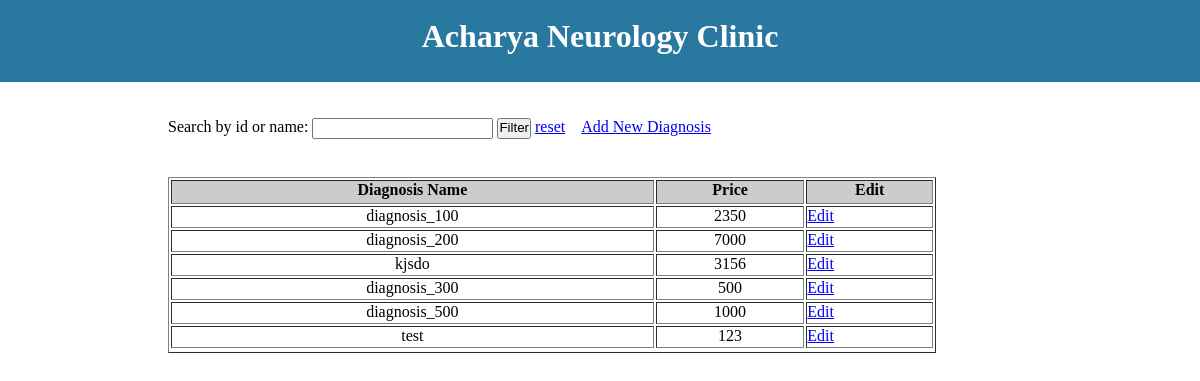
The page /diagnosis_view.php on the database its author committed.
### tables this page shows
CREATE TABLE IF NOT EXISTS `avail_diagnosis` (
  `d_id` int(10) NOT NULL COMMENT 'diagnosis id',
  `d_name` varchar(20) NOT NULL,
  `price` int(10) NOT NULL COMMENT 'cost',
  `remarks` varchar(100) NOT NULL
);

### config.php (called while the page is built, shortened)
<?php
$SETTINGS["hostname"]='localhost';
$SETTINGS["mysql_user"]='root';
$SETTINGS["mysql_pass"]='';
$SETTINGS["mysql_database"]='acharya';
$SETTINGS["data_table"]='patient';
$SETTINGS["emp_table"]='employee';
$SETTINGS["t_table"]='avail_treatment';
$SETTINGS["d_table"]='avail_diagnosis';
?>

### diagnosis_view.php (the view, shortened to what this page needs)
<?php
include("config.php");
?>
<!DOCTYPE html PUBLIC "-//W3C//DTD XHTML 1.0 Transitional//EN" "http://www.w3.org/TR/xhtml1/DTD/xhtml1-transitional.dtd">
<html xmlns="http://www.w3.org/1999/xhtml">
<head>
<link rel="stylesheet" type="text/css" href="layout.css">
   <link rel="stylesheet" href="styles.css">
</head>
<body>
<div class="blended_grid">
<div class="pageHeader" style="color:#FFFFFF">
<br>
<center><h1>Acharya Neurology Clinic</h1></center>
</div>
<div class="pageLeftMenu">
</div>
<div class="pageContent">
<br />
<form id="form1" name="form1" method="post" action="">
 &nbsp; <br /><label>Search by id or name:</label>
<input type="text" name="string" id="string" value="<?php echo stripcslashes($_REQUEST["string"]); ?>" />
<input type="submit" name="button" id="button" value="Filter" />
  <a href="diagnosis_view.php">
  reset</a>
  &nbsp;&nbsp;&nbsp;<a href="avail_diagnosis.php">Add New Diagnosis</a>
</form>
<br /><br />
<table border="1" cellspacing="2" width="80%" cellpadding="8">
  <tr>
    <td width="120" bgcolor="#CCCCCC"><strong><center>Diagnosis Name</center></strong></td>
    <td width="30" bgcolor="#CCCCCC"><strong><center>Price</center></strong></td>
    <td width="30" bgcolor="#CCCCCC"><strong><center>Edit</center></strong></td>
  </tr>
<?php
if ($_REQUEST["d_id"]<>'' and $_REQUEST["d_name"]<>'') {
	$sql = "SELECT * FROM ".$SETTINGS["d_table"]." WHERE d_id >= '".mysql_real_escape_string($_REQUEST["d_id"])."' AND d_name <= '".mysql_real_escape_string($_REQUEST["d_name"])."'".$search_string;
}
else {
	$sql = "SELECT * FROM ".$SETTINGS["d_table"]." WHERE d_id > 0".$search_string;
}
$sql_result = mysql_query ($sql, $connection ) or die ('request "Could not execute SQL query" '.$sql);
if (mysql_num_rows($sql_result)>0) {
	while ($row = mysql_fetch_assoc($sql_result)) {
?>
  <tr>
    <td align="center"><?php echo $row["d_name"]; ?></td>
    <td align="center"><?php echo $row["price"]; ?></td>
   <?php echo "<td><a href='diagnosis_edit.php?d_id=".$row['d_id']."'>Edit</a></td>"; ?>
  </tr>
<?php
	}
} else {
?>
<tr><td colspan="2">No results found.</td>
<?php
}
?>
</table>
</div>
</div>
</body>
</html>

### layout.css (style rules this page uses)
* { padding : 0px 0px 2px 0px; margin : 0; border : 2; }
.blended_grid { display : block; width : 100%; overflow : auto; margin : auto 0 auto; }
.pageHeader { background-color : rgba(0, 95, 141, 0.84); float : left; clear : none; height : 80px; width : 100%; }
.pageLeftMenu { float : left; clear : none; height : 100%; width : 14%; }
.pageContent { clear : none; height : 100%; width : 80%; float:left; }

### rows shown on the page
avail_diagnosis: d_name "diagnosis_100", price "2350"
avail_diagnosis: d_name "diagnosis_200", price "7000"
avail_diagnosis: d_name "kjsdo", price "3156"
avail_diagnosis: d_name "diagnosis_300", price "500"
avail_diagnosis: d_name "diagnosis_500", price "1000"
avail_diagnosis: d_name "test", price "123"
